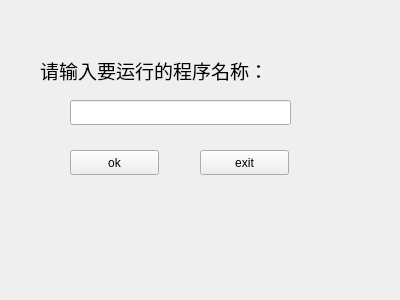
<?xml version="1.0" encoding="UTF-8"?>
<ui version="4.0">
 <class>runprocess</class>
 <widget class="QDockWidget" name="runprocess">
  <property name="geometry">
   <rect>
    <x>0</x>
    <y>0</y>
    <width>400</width>
    <height>300</height>
   </rect>
  </property>
  <property name="windowTitle">
   <string>DockWidget</string>
  </property>
  <widget class="QWidget" name="dockWidgetContents">
   <widget class="QPushButton" name="input">
    <property name="geometry">
     <rect>
      <x>70</x>
      <y>150</y>
      <width>89</width>
      <height>25</height>
     </rect>
    </property>
    <property name="text">
     <string>ok</string>
    </property>
   </widget>
   <widget class="QPushButton" name="exit">
    <property name="geometry">
     <rect>
      <x>200</x>
      <y>150</y>
      <width>89</width>
      <height>25</height>
     </rect>
    </property>
    <property name="text">
     <string>exit</string>
    </property>
   </widget>
   <widget class="QLineEdit" name="inputcmd">
    <property name="geometry">
     <rect>
      <x>70</x>
      <y>100</y>
      <width>221</width>
      <height>25</height>
     </rect>
    </property>
   </widget>
   <widget class="QLabel" name="label">
    <property name="geometry">
     <rect>
      <x>40</x>
      <y>50</y>
      <width>251</width>
      <height>41</height>
     </rect>
    </property>
    <property name="font">
     <font>
      <pointsize>14</pointsize>
     </font>
    </property>
    <property name="text">
     <string>请输入要运行的程序名称：</string>
    </property>
   </widget>
  </widget>
 </widget>
 <resources/>
 <connections>
  <connection>
   <sender>exit</sender>
   <signal>clicked()</signal>
   <receiver>runprocess</receiver>
   <slot>close()</slot>
   <hints>
    <hint type="sourcelabel">
     <x>244</x>
     <y>181</y>
    </hint>
    <hint type="destinationlabel">
     <x>199</x>
     <y>149</y>
    </hint>
   </hints>
  </connection>
 </connections>
</ui>
